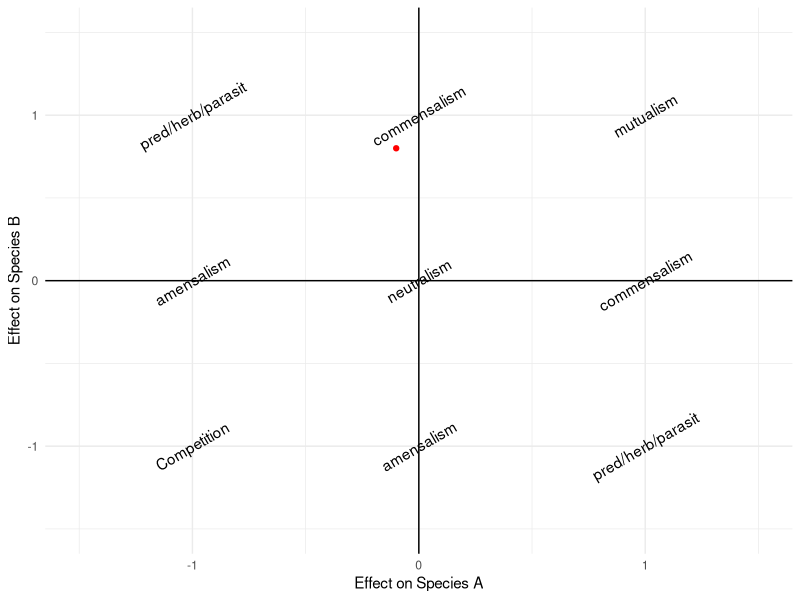
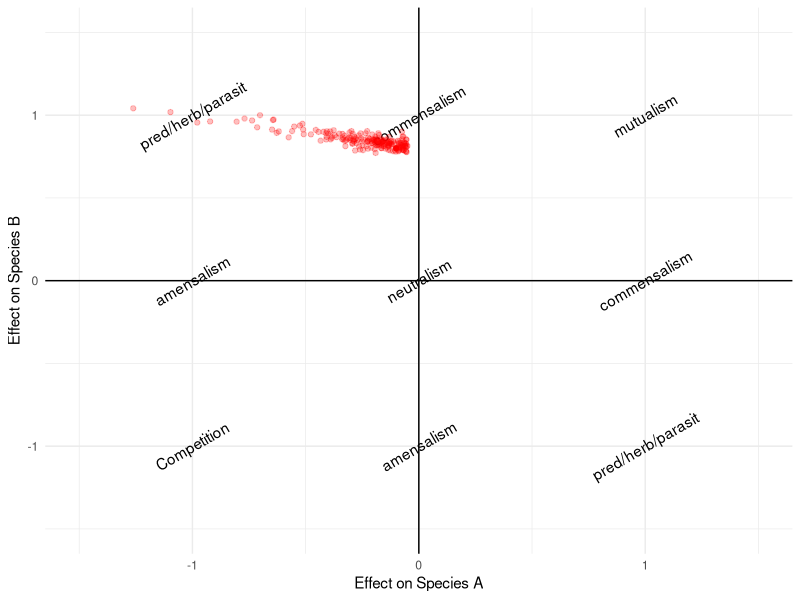

Write the R code that produced these figures, in order.
## ---- chunk 1
library(tidyverse)
# library(scales) # for prettier axis labels
# library(simecol) # for running model 
theme_set(theme_minimal())
## ---- chunk 2
#| label: tbl-interactions
##| tbl-cap-location: margin

matrix(c("pred/herb/parasit",  "commensalism", "mutualism", 
 "amensalism" ,  "neutralism" ,  "commensalism" ,
"competition" , "amensalism" ,  "pred/herb/parasit" ), 
nrow = 3, byrow = TRUE, 
dimnames = list(c("+","0","-"), c("-","0","+"))
) %>% knitr::kable(align = "c", 
                   caption = "The classic table of interspecific interactions.")
## ---- chunk 3
#| label: fig-axes1
#| cap-location: margin
#| fig-cap: "The axes of interactions"
#| fig-alt: "Graph showing effect (from negative to positive) of the interaction on species A (x-axis) and species B (y-axis), with labels, as in the matrix, above (@tbl-interactions). A red dot represents an interaction that is slightly negative for species A, but very positive for species B"

df <- expand_grid(A = -1:1, B = -1:1) %>% 
  mutate(label = c("Competition", "amensalism", "pred/herb/parasit",
                   "amensalism", "neutralism", "commensalism",
                   "pred/herb/parasit", "commensalism", "mutualism"
         ))

ggplot(df, aes(A, B)) + 
  geom_hline(yintercept = 0) + 
  geom_vline(xintercept = 0) + 
  geom_text(aes(label = label), angle = 30) + 
  annotate(geom = "point", x = -0.1, y=0.8, color = "red") + 
  coord_cartesian(ylim = c(-1.5, 1.5), xlim = c(-1.5, 1.5)) +
  labs(y = "Effect on Species B", x = "Effect on Species A") +
  theme_minimal()
  
## ---- chunk 4
#| label: fig-axes2
#| cap-location: margin
#| fig-cap: "A more realistic sort of interaction"
#| fig-alt: "Same as @fig-axes1, but the red dots spread from only slighly negative for Species A to, occasionally, very negative for Species A."
#| 
df2 <- tibble(x = -0.05 - rexp(200, rate = 5), 
              y = rnorm(200, 0.8 + -0.2*x, 0.025))

last_plot() + 
  geom_point(data=df2, aes(x=x, y=y), 
             color = "red", alpha = 1/4)
  
  # annotate(geom = "segment", x = -0.1, y=0.8, xend = -0.8, yend = 0.9, 
  #                      color = "red", size = 1, alpha = 2/3, 
  #                      arrow = arrow(length = unit(0.03, "npc")))
